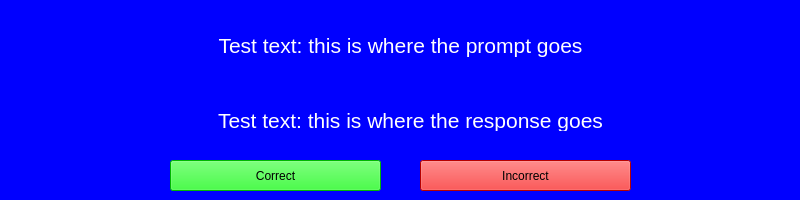
<?xml version="1.0" encoding="UTF-8"?>
<ui version="4.0">
 <class>Form</class>
 <widget class="QWidget" name="Form">
  <property name="geometry">
   <rect>
    <x>0</x>
    <y>0</y>
    <width>800</width>
    <height>200</height>
   </rect>
  </property>
  <property name="windowTitle">
   <string>Form</string>
  </property>
  <property name="styleSheet">
   <string notr="true">background-color: rgb(0, 0, 255);</string>
  </property>
  <widget class="QLabel" name="clueLabel">
   <property name="geometry">
    <rect>
     <x>80</x>
     <y>0</y>
     <width>641</width>
     <height>91</height>
    </rect>
   </property>
   <property name="font">
    <font>
     <pointsize>16</pointsize>
    </font>
   </property>
   <property name="styleSheet">
    <string notr="true">color: rgb(255, 255, 255);</string>
   </property>
   <property name="text">
    <string>Test text: this is where the prompt goes</string>
   </property>
   <property name="alignment">
    <set>Qt::AlignCenter</set>
   </property>
  </widget>
  <widget class="QLabel" name="responseLabel">
   <property name="geometry">
    <rect>
     <x>150</x>
     <y>110</y>
     <width>521</width>
     <height>21</height>
    </rect>
   </property>
   <property name="font">
    <font>
     <pointsize>16</pointsize>
    </font>
   </property>
   <property name="styleSheet">
    <string notr="true">color: rgb(255, 255, 255);</string>
   </property>
   <property name="text">
    <string>Test text: this is where the response goes</string>
   </property>
   <property name="alignment">
    <set>Qt::AlignCenter</set>
   </property>
  </widget>
  <widget class="QPushButton" name="correctButton">
   <property name="geometry">
    <rect>
     <x>170</x>
     <y>160</y>
     <width>211</width>
     <height>31</height>
    </rect>
   </property>
   <property name="styleSheet">
    <string notr="true">background-color: rgb(0, 255, 0);</string>
   </property>
   <property name="text">
    <string>Correct</string>
   </property>
  </widget>
  <widget class="QPushButton" name="incorrectButton">
   <property name="geometry">
    <rect>
     <x>420</x>
     <y>160</y>
     <width>211</width>
     <height>31</height>
    </rect>
   </property>
   <property name="styleSheet">
    <string notr="true">background-color: rgb(255, 0, 0);</string>
   </property>
   <property name="text">
    <string>Incorrect</string>
   </property>
  </widget>
 </widget>
 <resources/>
 <connections/>
</ui>
